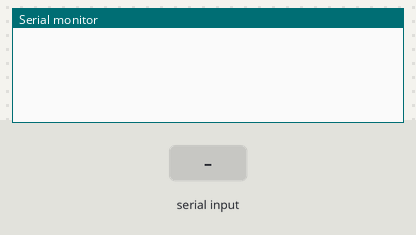
Bench run of a sketch on a simulated Arduino Uno, built with avr-gcc and run on an emulated ATmega328P. On the bench: the last lines printed to the serial monitor. The inputs (shaded band) are chosen by the test bench.

Above: at 1.2 s.
1.3 s: "A" received over Serial
At 2.5 s:
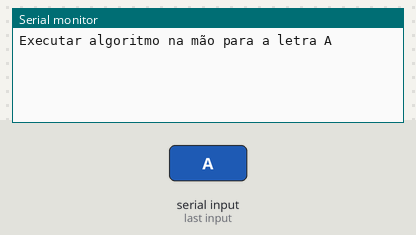
2.8 s: "B" received over Serial
At 3.9 s:
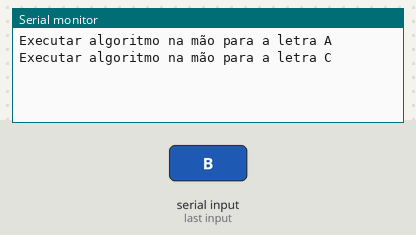
4.3 s: "D" received over Serial
At 5.0 s:
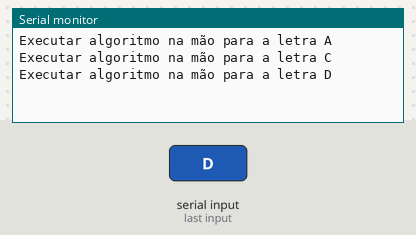

Measured:
- after the input at 1.3 s, the serial monitor: prints a new line at once (image 1)
- after the input at 2.8 s, the serial monitor: prints a new line at once (image 2)
- after the input at 4.3 s, the serial monitor: prints a new line at once (image 3)

The sketch:

sketch_oct17a.ino
```cpp
void setup() {
  Serial.begin(9600); // Inicia a comunicação serial
}

void loop() {
  if (Serial.available() > 0) {
    char dado = Serial.read(); // Lê um caractere da porta serial

    if (dado == 'A') {
      Serial.println("Executar algoritmo na mão para a letra A");
    } else if (dado == 'B') {
      Serial.println("Executar algoritmo na mão para a letra C");
    } else if (dado == 'D') {
      Serial.println("Executar algoritmo na mão para a letra D");
    }
  }
}
```
